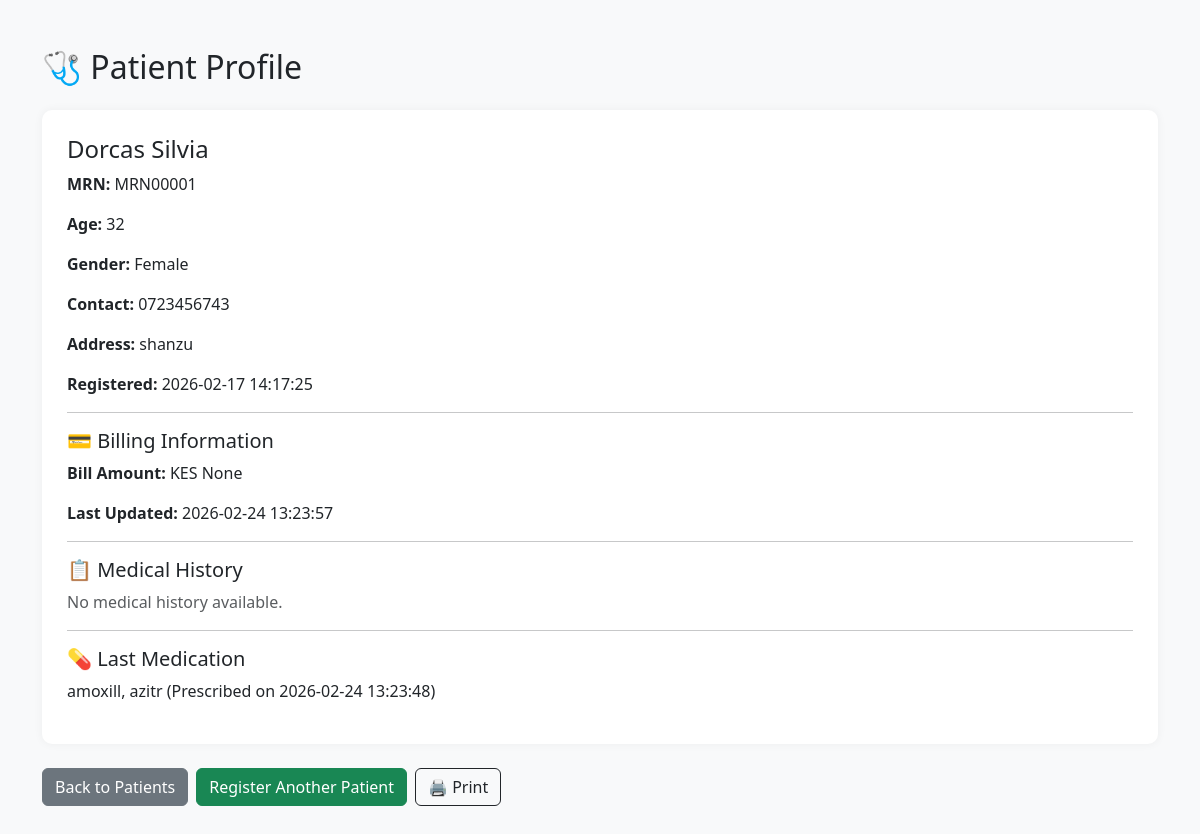
The page /patients/24 on the database as committed earlier.
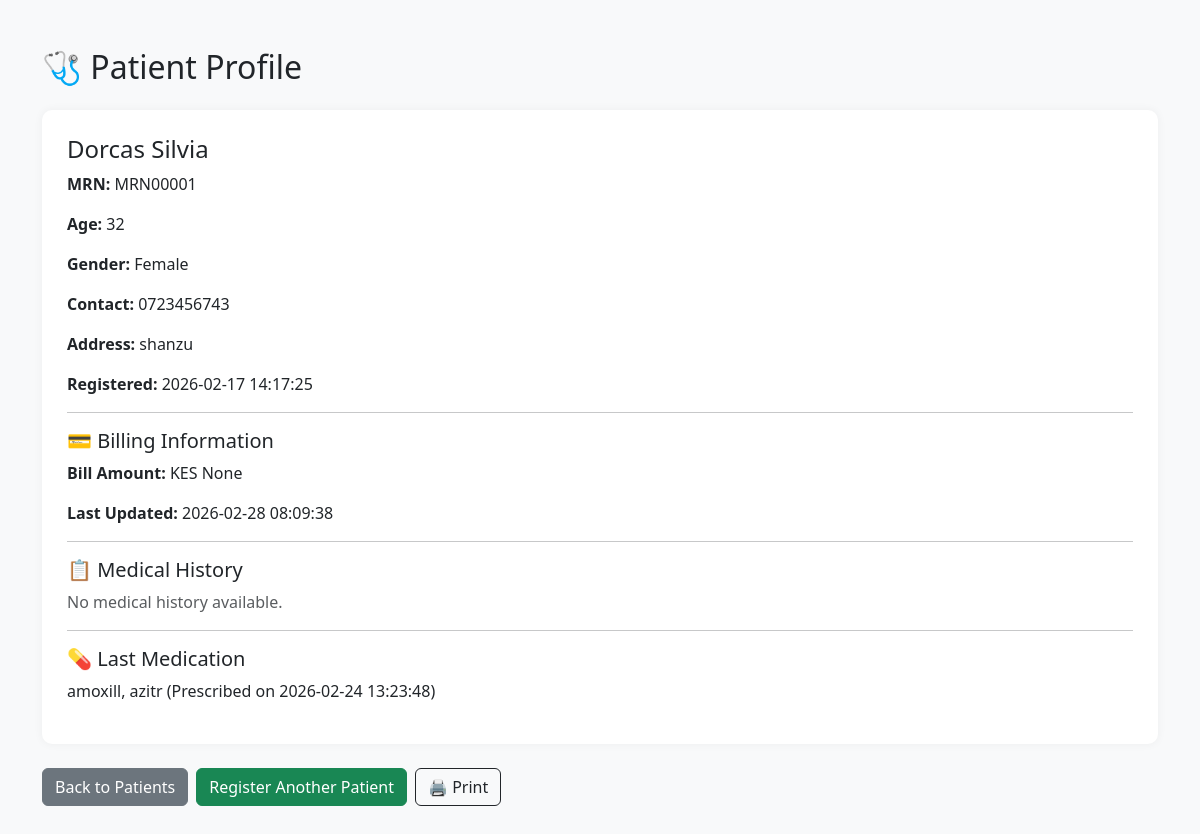
The same page on the database as committed later.
### tables this page shows
CREATE TABLE patients (
    id INTEGER PRIMARY KEY AUTOINCREMENT,
    name TEXT NOT NULL,
    age INTEGER NOT NULL,
    gender TEXT NOT NULL,
    contact TEXT NOT NULL,
    address TEXT NOT NULL,
    symptoms TEXT,
    diagnosis TEXT,
    lab_results TEXT,
    prescribed_medicine TEXT,
    bill_amount REAL
, is_active INTEGER DEFAULT 1, admission_status TEXT DEFAULT 'outpatient', labor_status TEXT DEFAULT 'none', first_name TEXT, last_name TEXT, created_at TEXT, status TEXT DEFAULT 'draft', updated_at TEXT, card_number TEXT, medical_record_number TEXT, prescriptions TEXT, tests_ordered TEXT, billing_amount REAL);

### app.py (the view)
@app.route('/patients/<int:id>')
def patient_detail(id):
    db = get_db()
    patient = db.execute("SELECT * FROM patients WHERE id=?", (id,)).fetchone()
    if not patient:
        abort(404)
    history = db.execute("""
        SELECT diagnosis, symptoms, created_at
        FROM medical_history
        WHERE patient_id=?
        ORDER BY created_at DESC
    """, (id,)).fetchall()
    last_med = db.execute("""
        SELECT prescription, created_at
        FROM pharmacy_orders
        WHERE patient_id=?
        ORDER BY created_at DESC
        LIMIT 1
    """, (id,)).fetchone()
    return render_template(
        'patient_detail.html',
        patient=patient,
        history=history,
        last_med=last_med
    )

### app.py (called while the page is built)
def get_db():
    conn = sqlite3.connect('hospital.db')
    conn.row_factory = sqlite3.Row
    return conn

### templates/patient_detail.html (shortened to what this page needs)
<!DOCTYPE html>
<html lang="en">
<head>
  <link href="https://cdn.jsdelivr.net/npm/bootstrap@5.3.0/dist/css/bootstrap.min.css" rel="stylesheet">
</head>
<body>
  <div class="container py-5">
    <h2 class="mb-4">🩺 Patient Profile</h2>
    <div class="patient-card">
      <h4>{{ patient.first_name }} {{ patient.last_name }}</h4>
      <p><strong>MRN:</strong> {{ patient.medical_record_number }}</p>
      <p><strong>Age:</strong> {{ patient.age }}</p>
      <p><strong>Gender:</strong> {{ patient.gender }}</p>
      <p><strong>Contact:</strong> {{ patient.contact }}</p>
      <p><strong>Address:</strong> {{ patient.address }}</p>
      <p><strong>Registered:</strong> {{ patient.created_at }}</p>
      <hr>
      <h5 class="mt-3">💳 Billing Information</h5>
      <p><strong>Bill Amount:</strong> KES {{ patient.bill_amount }}</p>
      <p><strong>Last Updated:</strong> {{ patient.updated_at }}</p>
      <hr>
      <h5 class="mt-3">📋 Medical History</h5>
      {% if history %}
        <ul class="list-group">
          {% for record in history %}
            <li class="list-group-item">
              <strong>{{ record.created_at }}:</strong>
              {{ record.diagnosis }} (Symptoms: {{ record.symptoms }})
            </li>
          {% endfor %}
        </ul>
      {% else %}
        <p class="text-muted">No medical history available.</p>
      {% endif %}
      <hr>
      <h5 class="mt-3">💊 Last Medication</h5>
      {% if last_med %}
        <p>{{ last_med.prescription }} (Prescribed on {{ last_med.created_at }})</p>
      {% else %}
        <p class="text-muted">No medication record found.</p>
      {% endif %}
    </div>
    <div class="mt-4 d-flex gap-2 no-print">
      <a href="{{ url_for('patients') }}" class="btn btn-secondary">Back to Patients</a>
      <a href="{{ url_for('register') }}" class="btn btn-success">Register Another Patient</a>
      <button onclick="window.print()" class="btn btn-outline-dark">🖨️ Print</button>
    </div>
  </div>
</body>
</html>

Rows that differ between the two databases and show on the page:
changed patients "Dorcas": updated_at "2026-02-24 13:23:57" → "2026-02-28 08:09:38"
